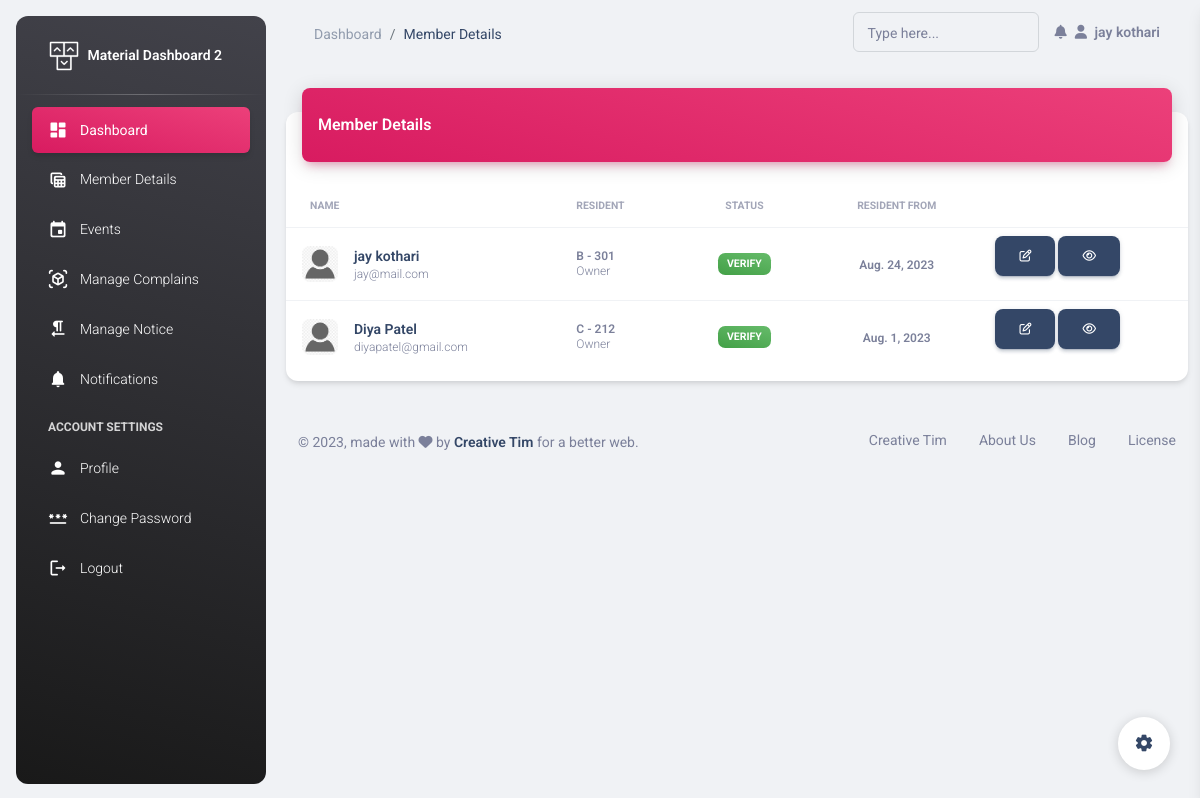
Before: /sec/member-details/ (signed in) with the older database file.
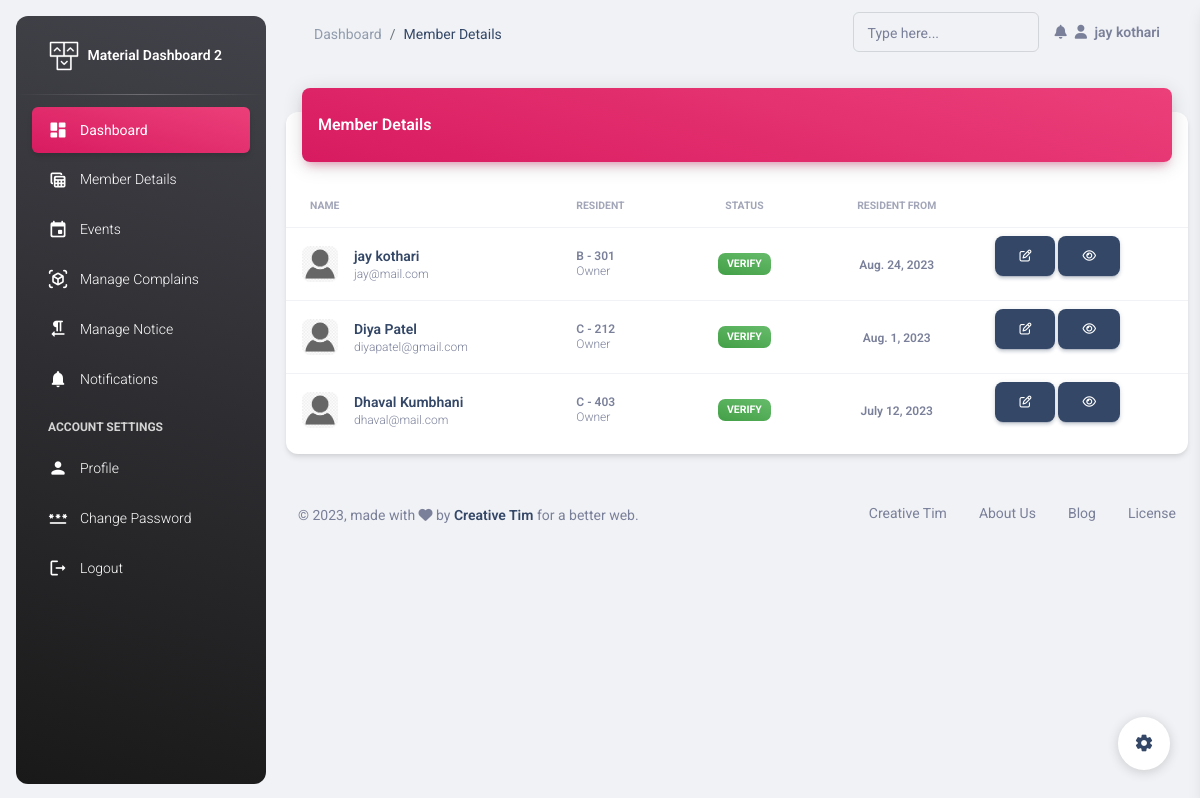
After: the same page with the newer database file.
### Members/models.py (models this page shows, shortened)
class Member(models.Model):
    fname = models.CharField(max_length=30)
    lname = models.CharField(max_length=30)
    mobile = models.CharField(max_length=13)
    email = models.EmailField(unique=True)
    flat_no = models.IntegerField()
    wing = models.CharField(max_length=1)
    res_from = models.DateField(null=True)
    created_on = models.DateTimeField(auto_now_add=True)
    res_type = models.CharField(max_length=20,default='Owner',choices=choice)
    verify = models.BooleanField(default=False)
    pic = models.FileField(upload_to='member_pic',default='avtar.png')
    password = models.CharField(max_length=30,null=True,blank=True)

### Secretory/views.py (the view)
# urls.py: path('member-details/',views.member_details, name='member-details'),
def member_details(request):
        user = Secratory.objects.get(email=request.session['email'])
        members = Member.objects.all()
        return render(request,'member-details.html',{'user':user,'members':members})

### Secretory/templates/member-details.html (shortened to what the changed rows need)
{% extends 'header.html' %}
{% load static %}
{% block content %}
<div class="container-fluid py-4">
    <div class="row">
      <div class="col-12">
        <div class="card my-4">
          <div class="card-body px-0 pb-2">
            <div class="table-responsive p-0">
              <table class="table align-items-center mb-0">
                <thead>
                  <tr>
                    <th class="text-uppercase text-secondary text-xxs font-weight-bolder opacity-7">Name</th>
                    <th class="text-uppercase text-secondary text-xxs font-weight-bolder opacity-7 ps-2">Resident</th>
                    <th class="text-center text-uppercase text-secondary text-xxs font-weight-bolder opacity-7">Status</th>
                    <th class="text-center text-uppercase text-secondary text-xxs font-weight-bolder opacity-7">Resident From</th>
                    <th class="text-secondary opacity-7"></th>
                  </tr>
                </thead>
                <tbody>
                  {% for member in members %}
                  <tr>
                    <td>
                      <div class="d-flex px-2 py-1">
                        <div>
                          <img src="{{member.pic.url}}" class="avatar avatar-sm me-3 border-radius-lg" alt="user1">
                        </div>
                        <div class="d-flex flex-column justify-content-center">
                          <h6 class="mb-0 text-sm">{{member.fname}}  {{member.lname}}</h6>
                          <p class="text-xs text-secondary mb-0">{{member.email}}</p>
                        </div>
                      </div>
                    </td>
                    <td>
                      <p class="text-xs font-weight-bold mb-0">{{member.wing}} - {{member.flat_no}}</p>
                      <p class="text-xs text-secondary mb-0">{{member.res_type}}</p>
                    </td>
                    <td class="align-middle text-center text-sm">
                      {% if member.verify %}
                      <span class="badge badge-sm bg-gradient-success">Verify</span>
                      {% else %}
                      <span class="badge badge-sm bg-gradient-danger">Not Verify</span>
                      {% endif %}
                    </td>
                    <td class="align-middle text-center">
                      <span class="text-secondary text-xs font-weight-bold">{{member.res_from}}</span>
                    </td>
                    <td class="align-middle">
                      <a href="{% url 'edit-member' member.id    %}" class="text-secondary font-weight-bold text-xs" data-toggle="tooltip" data-original-title="Edit user">
                        <button class="btn btn-dark"><i class="fa fa-edit"></i></button>
                      </a>
                      <a href="javascript:;" class="text-secondary font-weight-bold text-xs" data-toggle="tooltip" data-original-title="Edit user">
                        <button class="btn btn-dark"><i class="fa fa-eye"></i></button>
                      </a>
                    </td>
                  </tr>
                  {% endfor %}
                </tbody>
              </table>
            </div>
          </div>
        </div>
      </div>
    </div>
  </div>
{% endblock %}

Changed rows visible on the page:
added Member: pic (picture), fname "Dhaval", lname "Kumbhani", email "dhaval@mail.com", wing "C", flat_no "403", res_type "Owner", verify "VERIFY", res_from "July 12, 2023"
